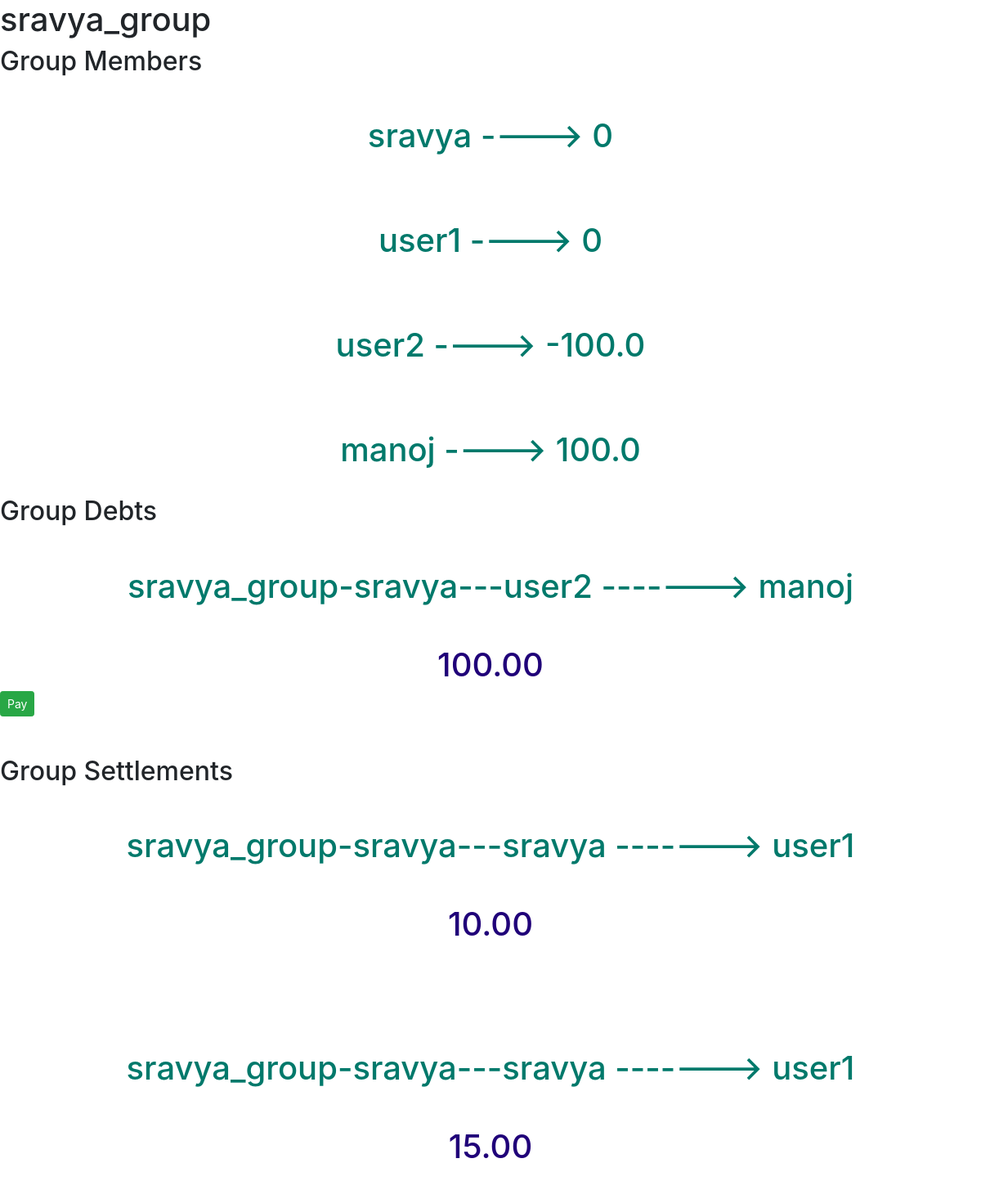
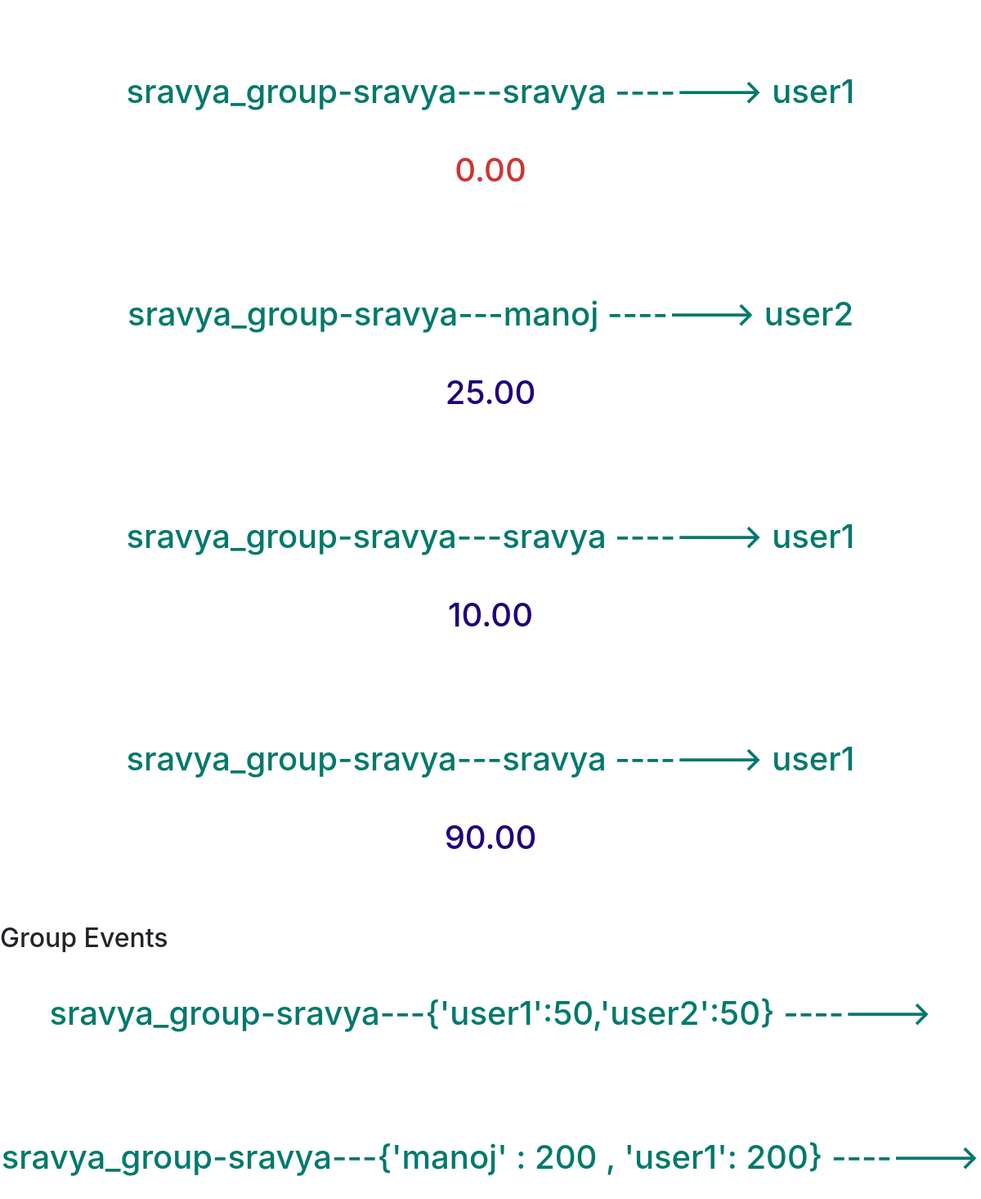
Screenshot of /core/groupInfo/27 with the database file from the repository (2 pictures, top to bottom).
### core/models.py (models this page shows, shortened)
class Group(models.Model):
    groupName = models.CharField(max_length=128)
    groupAdmin = models.ForeignKey(settings.AUTH_USER_MODEL,default=1,on_delete=models.CASCADE)
    member = models.ForeignKey(User,on_delete=models.CASCADE, related_name="member")

class Debt(models.Model):
    groupName = models.CharField(max_length=128)
    groupAdmin = models.ForeignKey(User,on_delete=models.CASCADE, related_name="DebtAdmin",default=1)
    user1 = models.ForeignKey(User,on_delete=models.CASCADE, related_name="user1Debt")
    user2 = models.ForeignKey(User,on_delete=models.CASCADE, related_name="user2Debt")
    amount = models.DecimalField(max_digits=15, decimal_places=2)
    created_at = models.DateTimeField(auto_now_add=True)

class settlement(models.Model):
    groupName = models.CharField(max_length=128)
    groupAdmin = models.ForeignKey(User,on_delete=models.CASCADE, related_name="SettleAdmin",default=1)
    user1 = models.ForeignKey(User,on_delete=models.CASCADE, related_name="user1settlement")
    user2 = models.ForeignKey(User,on_delete=models.CASCADE, related_name="user2settlement")
    amount = models.DecimalField(max_digits=15, decimal_places=2)
    done_at = models.DateTimeField(auto_now_add=True)

class Event(models.Model):
    groupName = models.CharField(max_length=128)
    groupAdmin = models.ForeignKey(User,on_delete=models.CASCADE, related_name="EventAdmin",default=1)
    created_by = models.ForeignKey(settings.AUTH_USER_MODEL,default=1,on_delete=models.CASCADE)
    payers = models.CharField(max_length=256)
    bearers = models.CharField(max_length=256)
    description = models.CharField(max_length=256)
    created_at = models.DateTimeField(auto_now_add=True)
    eventType = models.CharField(max_length=9,choices=EVENT_TYPE_CHOICES,default="equal")

### core/views.py (the view)
# urls.py: path('groupInfo/<pk>',views.groupInfo, name='groupInfo'),
def groupInfo(request,pk):
    group = Group.objects.get(id = pk)
    group_name = group.groupName
    group_admin = group.groupAdmin
    members  = []
    members.append(group_admin)
    member_objects = Group.objects.filter(groupName = group_name,groupAdmin = group_admin)
    for mem in member_objects:
        members.append(mem.member)
    group_debts = Debt.objects.filter(groupName = group_name,groupAdmin = group_admin)
    group_personal_debts = {}
    for member in members:
        total=0
        person_debts_as_user1 = Debt.objects.filter(groupName = group_name,groupAdmin = group_admin,user1=member)
        person_debts_as_user2 =Debt.objects.filter(groupName = group_name,groupAdmin = group_admin,user2=member)
        for debt in person_debts_as_user1:
            total=total-float(debt.amount)
        for debt in person_debts_as_user2:
            total=total+float(debt.amount)
        group_personal_debts[member.username] = total
    group_settlements = settlement.objects.filter(groupName = group_name,groupAdmin = group_admin)
    group_events = Event.objects.filter(groupName = group_name,groupAdmin = group_admin)
    return render(request,'core/groupInfo.html',{'group_name':group_name,'group_admin':group_admin,'members':members,'group_personal_debts':group_personal_debts,'group_debts':group_debts,'group_settlements':group_settlements,'group_events':group_events})

### core/templates/core/groupInfo.html (shortened to what this page needs)
{% extends 'core/base_user.html' %}
{% block content %}
    <h1>{{group_name}}</h1>
    <h2>Group Members</h2>
    {%if members%}
    {% for key, value in group_personal_debts.items %}
        <h1 class='mt-5' style="text-align:center; color:#00796b;">{{key}} ----> {{ value }}</h1>
          <br>
          {% endfor %}
          {%else%}
           <h1 class='mt-5' style="text-align:center; color:#00796b;" >No Members</h1>
    {%endif%}
    <h2> Group Debts </h2>
    {%if group_debts%}
        {% for debt in group_debts %}
        <h1 class='mt-5' style="text-align:center; color:#00796b;">{{debt.groupName}}-{{debt.groupAdmin.username}}---{{debt.user1.username}} -------> {{debt.user2.username}} </h1>
        {%if debt.amount > 0%}
        <h1 class='mt-5' style="text-align:center; color:#200079;">{{debt.amount}}</h1>
        {%else%}
        <h1 class='mt-5' style="text-align:center; color:#ce3434;">{{debt.amount}}</h1>
        {%endif%}
        <a href="{% url 'core:settle' debt.pk %}" class='btn btn-success btn-sm '>Pay</a>
          <br><br><br>
          {% endfor %}
          {%else%}
           <h1 class='mt-5' style="text-align:center; color:#00796b;" >No Debts</h1>
    {%endif%}
    <h2>Group Settlements</h2>
    {%if group_settlements%}
        {% for debt in group_settlements %}
        <h1 class='mt-5' style="text-align:center; color:#00796b;">{{debt.groupName}}-{{debt.groupAdmin.username}}---{{debt.user1.username}} -------> {{debt.user2.username}} </h1>
        {%if debt.amount > 0%}
        <h1 class='mt-5' style="text-align:center; color:#200079;">{{debt.amount}}</h1>
        {%else%}
        <h1 class='mt-5' style="text-align:center; color:#ce3434;">{{debt.amount}}</h1>
        {%endif%}
          <br><br><br>
          {% endfor %}
          {%else%}
           <h1 class='mt-5' style="text-align:center; color:#00796b;" >No Settlements</h1>
    {%endif%}
    <h2>Group Events</h2>
    {%if group_events%}
        {% for event in group_events %}
        <h1 class='mt-5' style="text-align:center; color:#00796b;">{{event.groupName}}-{{event.groupAdmin.username}}---{{event.payers}} -------> {{debt.bearers}} </h1>
          <br><br><br>
          {% endfor %}
          {%else%}
           <h1 class='mt-5' style="text-align:center; color:#00796b;" >No Events</h1>
    {%endif%}
{% endblock %}

### rows the page displays
Group: groupName "sravya_group"
Debt: groupName "sravya_group", groupAdmin.username "sravya", user1.username "user2", user2.username "manoj", amount "100.00"
settlement: groupName "sravya_group", groupAdmin.username "sravya", user1.username "sravya", user2.username "user1", amount "10.00"
settlement: groupName "sravya_group", groupAdmin.username "sravya", user1.username "sravya", user2.username "user1", amount "15.00"
settlement: groupName "sravya_group", groupAdmin.username "sravya", user1.username "sravya", user2.username "user1", amount "0.00"
settlement: groupName "sravya_group", groupAdmin.username "sravya", user1.username "manoj", user2.username "user2", amount "25.00"
settlement: groupName "sravya_group", groupAdmin.username "sravya", user1.username "sravya", user2.username "user1", amount "10.00"
settlement: groupName "sravya_group", groupAdmin.username "sravya", user1.username "sravya", user2.username "user1", amount "90.00"
Event: groupName "sravya_group", groupAdmin.username "sravya", payers "{'user1':50,'user2':50}"
Event: groupName "sravya_group", groupAdmin.username "sravya", payers "{'manoj' : 200 , 'user1': 200}"

### other values shown
{{ key }} "sravya" "user1" "user2" "manoj"
{{ value }} "0" "0" "-100.0" "100.0"
